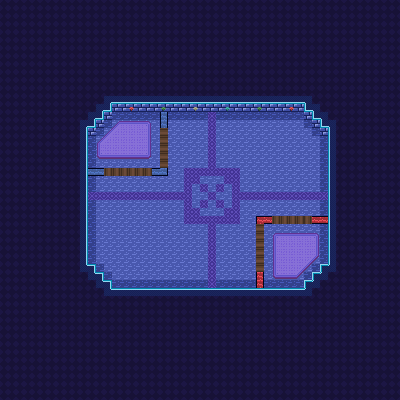

Tiled map render using the project's own tile images. Description and the map definition, with tile-layer contents summarised, below:
An orthogonal 50x50 tile map with 8x8 px tiles, 4 tile layers (Sol, Sol 2, Murs, Piliers), 1 hidden layer not drawn and 21 objects.

<map version="1.4" tiledversion="2020.10.30" orientation="orthogonal" renderorder="right-down" width="50" height="50" tilewidth="8" tileheight="8" infinite="0" nextlayerid="6" nextobjectid="1">
 <tileset firstgid="1" name="8x" tilewidth="8" tileheight="8" tilecount="336" columns="24">
  <image source="../8x.png" width="192" height="112" />
  <tile id="216">
   <objectgroup draworder="index" id="2">
    <object id="1" x="0" y="0" width="8" height="8" />
   </objectgroup>
  </tile>
  <tile id="217">
   <objectgroup draworder="index" id="2">
    <object id="1" x="0" y="0" width="8" height="8" />
   </objectgroup>
  </tile>
  <tile id="218">
   <objectgroup draworder="index" id="2">
    <object id="1" x="0" y="0" width="8" height="8" />
   </objectgroup>
  </tile>
  <tile id="219">
   <objectgroup draworder="index" id="2">
    <object id="1" x="0" y="0" width="8" height="8" />
   </objectgroup>
  </tile>
  <tile id="220">
   <objectgroup draworder="index" id="2">
    <object id="1" x="0" y="0" width="8" height="8" />
   </objectgroup>
  </tile>
  <tile id="221">
   <objectgroup draworder="index" id="2">
    <object id="1" x="0" y="0" width="8" height="8" />
   </objectgroup>
  </tile>
  <tile id="222">
   <objectgroup draworder="index" id="2">
    <object id="1" x="3.82117" y="1.55744" />
    <object id="2" x="0" y="0" width="8" height="8" />
   </objectgroup>
  </tile>
  <tile id="240">
   <objectgroup draworder="index" id="2">
    <object id="1" x="0" y="0" width="8" height="8" />
   </objectgroup>
  </tile>
  <tile id="241">
   <objectgroup draworder="index" id="2">
    <object id="1" x="0" y="0" width="8" height="8" />
   </objectgroup>
  </tile>
  <tile id="242">
   <objectgroup draworder="index" id="2">
    <object id="1" x="0" y="0" width="8" height="8" />
   </objectgroup>
  </tile>
  <tile id="244">
   <objectgroup draworder="index" id="2">
    <object id="1" x="0" y="0" width="8" height="8" />
   </objectgroup>
  </tile>
  <tile id="245">
   <objectgroup draworder="index" id="2">
    <object id="1" x="0" y="0" width="8" height="8" />
   </objectgroup>
  </tile>
  <tile id="250">
   <objectgroup draworder="index" id="2">
    <object id="1" x="0" y="0" width="8" height="8" />
   </objectgroup>
   <animation>
    <frame tileid="250" duration="500" />
    <frame tileid="249" duration="500" />
   </animation>
  </tile>
  <tile id="251">
   <objectgroup draworder="index" id="2">
    <object id="1" x="0" y="0" width="8" height="8" />
   </objectgroup>
  </tile>
  <tile id="266">
   <objectgroup draworder="index" id="2">
    <object id="1" x="0" y="0" width="8" height="8" />
   </objectgroup>
  </tile>
  <tile id="267">
   <objectgroup draworder="index" id="2">
    <object id="1" x="0" y="0" width="8" height="8" />
   </objectgroup>
  </tile>
  <tile id="268">
   <objectgroup draworder="index" id="2">
    <object id="1" x="0" y="0" width="8" height="8" />
   </objectgroup>
  </tile>
  <tile id="269">
   <objectgroup draworder="index" id="2">
    <object id="1" x="0" y="0" width="8" height="8" />
   </objectgroup>
  </tile>
  <tile id="274">
   <objectgroup draworder="index" id="2">
    <object id="1" x="0" y="0" width="8" height="8" />
   </objectgroup>
   <animation>
    <frame tileid="273" duration="500" />
    <frame tileid="274" duration="500" />
   </animation>
  </tile>
  <tile id="293">
   <objectgroup draworder="index" id="2">
    <object id="1" x="0" y="0" width="8" height="8" />
   </objectgroup>
  </tile>
  <tile id="322">
   <animation>
    <frame tileid="322" duration="276" />
    <frame tileid="323" duration="276" />
   </animation>
  </tile>
  <tile id="323">
   <animation>
    <frame tileid="322" duration="321" />
    <frame tileid="323" duration="321" />
   </animation>
  </tile>
  <tile id="324">
   <animation>
    <frame tileid="324" duration="198" />
    <frame tileid="325" duration="198" />
   </animation>
  </tile>
  <tile id="325">
   <animation>
    <frame tileid="325" duration="465" />
    <frame tileid="324" duration="465" />
   </animation>
  </tile>
  <tile id="326">
   <animation>
    <frame tileid="326" duration="171" />
    <frame tileid="327" duration="171" />
   </animation>
  </tile>
  <tile id="327">
   <animation>
    <frame tileid="326" duration="415" />
    <frame tileid="327" duration="415" />
   </animation>
  </tile>
  <tile id="328">
   <animation>
    <frame tileid="328" duration="264" />
    <frame tileid="329" duration="264" />
   </animation>
  </tile>
  <tile id="329">
   <animation>
    <frame tileid="329" duration="356" />
    <frame tileid="328" duration="356" />
   </animation>
  </tile>
  <tile id="330">
   <animation>
    <frame tileid="330" duration="200" />
    <frame tileid="331" duration="200" />
   </animation>
  </tile>
  <tile id="331">
   <animation>
    <frame tileid="331" duration="123" />
    <frame tileid="330" duration="123" />
   </animation>
  </tile>
 </tileset>
 <layer id="3" name="Sous-Sol" width="50" height="50" visible="0">
  <data>[2500 cells, 2500 non-empty, 1 distinct tile ids]</data>
 </layer>
 <layer id="1" name="Sol" width="50" height="50">
  <data>[2500 cells, 2500 non-empty, 7 distinct tile ids]</data>
 </layer>
 <layer id="5" name="Sol 2" width="50" height="50">
  <data>[2500 cells, 1884 non-empty, 23 distinct tile ids]</data>
 </layer>
 <layer id="4" name="Murs" width="50" height="50">
  <data>[2500 cells, 2463 non-empty, 15 distinct tile ids]</data>
 </layer>
 <layer id="2" name="Piliers" width="50" height="50">
  <data>[2500 cells, 18 non-empty, 6 distinct tile ids]</data>
 </layer>
</map>
